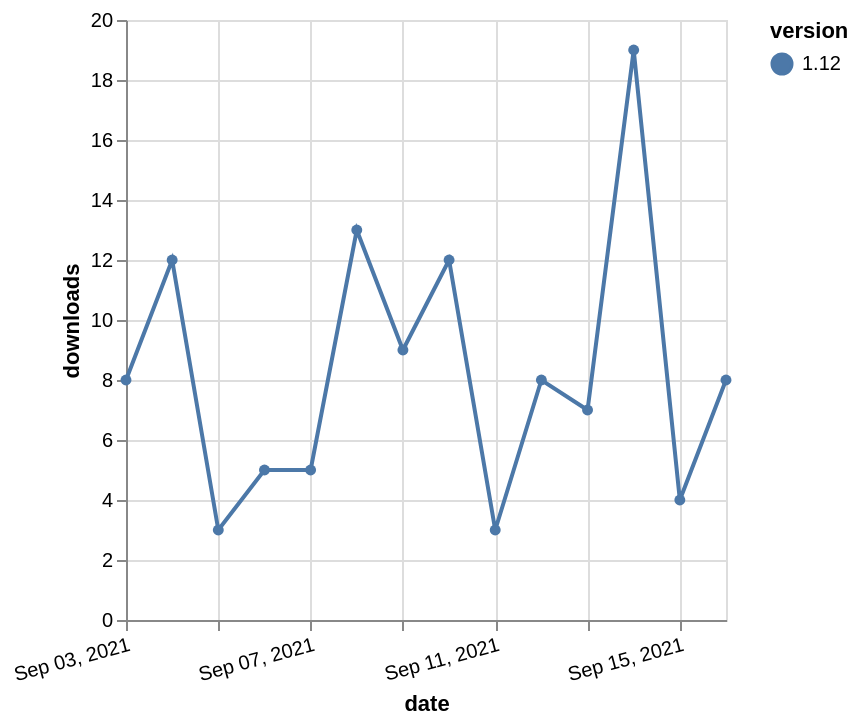

Vega-Lite specification stored for this chart:
### Vega-Lite specification from a JSON file in a GitHub repository (floating-point values rounded to 4 significant figures)
{"$schema": "https://vega.github.io/schema/vega-lite/v5.json", "description": "A simple bar chart with embedded data.", "data": {"values": [{"date": "2021-09-03", "total": 8976, "delta": 8, "version": "1.12"}, {"date": "2021-09-04", "total": 8988, "delta": 12, "version": "1.12"}, {"date": "2021-09-05", "total": 8991, "delta": 3, "version": "1.12"}, {"date": "2021-09-06", "total": 8996, "delta": 5, "version": "1.12"}, {"date": "2021-09-07", "total": 9001, "delta": 5, "version": "1.12"}, {"date": "2021-09-08", "total": 9014, "delta": 13, "version": "1.12"}, {"date": "2021-09-09", "total": 9023, "delta": 9, "version": "1.12"}, {"date": "2021-09-10", "total": 9035, "delta": 12, "version": "1.12"}, {"date": "2021-09-11", "total": 9038, "delta": 3, "version": "1.12"}, {"date": "2021-09-12", "total": 9046, "delta": 8, "version": "1.12"}, {"date": "2021-09-13", "total": 9053, "delta": 7, "version": "1.12"}, {"date": "2021-09-14", "total": 9072, "delta": 19, "version": "1.12"}, {"date": "2021-09-15", "total": 9076, "delta": 4, "version": "1.12"}, {"date": "2021-09-16", "total": 9084, "delta": 8, "version": "1.12"}]}, "width": "container", "mark": {"type": "line", "point": {"filled": true}}, "encoding": {"x": {"field": "date", "type": "temporal", "timeUnit": "yearmonthdate", "title": "date", "axis": {"labelAngle": -15}}, "y": {"field": "delta", "type": "quantitative", "title": "downloads"}, "color": {"field": "version", "type": "nominal"}, "tooltip": {"field": "delta"}}}
